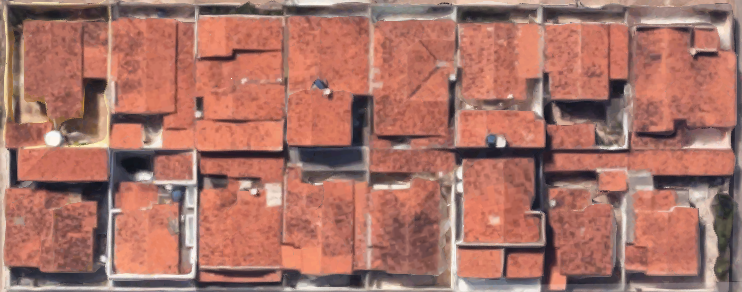
#> input picture dataset_satelite/africanos/01.png, 742 x 292 px
$ python segmentator.py ../dataset_satelite/africanos/01.png out.png 1.0 3 100
#> lines starting #> are read from the running program, lines starting #| are printed output that depends on the picture
import cv2
import os
import random
import numpy as np
from sys import argv
import pandas as pd

def saveHypothesisAsCSV(hypothesis, imgName):
	df = pd.DataFrame(hypothesis)
	df.to_csv(output_path + imgName + "_hypothesis.csv", sep=",", index=False)


input_img = argv[1]
output_path = argv[2]
sigma = float(argv[3])
k = int(argv[4])
min_size = int(argv[5])

image_name = os.path.basename(input_img)[1]

segmentator = cv2.ximgproc.segmentation.createGraphSegmentation(sigma=sigma, k=k, min_size=min_size)
src = cv2.imread(input_img)
#> src is the input picture: shape (292, 742, 3); mean B, G, R 102.5, 114.4, 169.2
segment = segmentator.processImage(src)
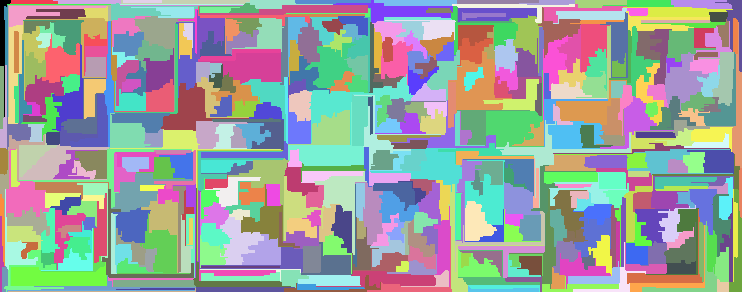
#> segment: shape (292, 742) int32; 497 distinct labels, from 0 to 496; one colour per label, 0 black
seg_image = np.zeros(src.shape, np.uint8)
regions_image = np.zeros(src.shape, np.uint8)

hypothesis = {}
hypothesis['top'] = []
hypothesis['bottom'] = []
hypothesis['left'] = []
hypothesis['right'] = []

for i in range(np.max(segment)):
	y, x = np.where(segment == i)

	top, bottom, left, right = min(y), max(y), min(x), max(x)
	hypothesis['top'].append(top)
	hypothesis['bottom'].append(bottom)
	hypothesis['left'].append(left)
	hypothesis['right'].append(right)

	cv2.rectangle(src, (left, bottom), (right, top), (0, 255, 0), 1)

	color = [random.randint(0, 255), random.randint(0, 255),random.randint(0, 255)]

	for xi, yi in zip(x, y):
		regions_image[yi, xi] = color
#> this loop made 496 passes
#> (top, bottom, left, right) on passes 1 to 3: (0, 116, 0, 10), (0, 3, 10, 57), (0, 3, 53, 120)
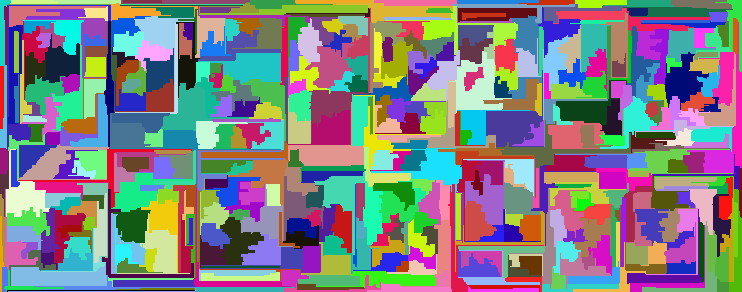
#> regions_image: shape (292, 742, 3); mean B, G, R 131.1, 127.8, 127.7
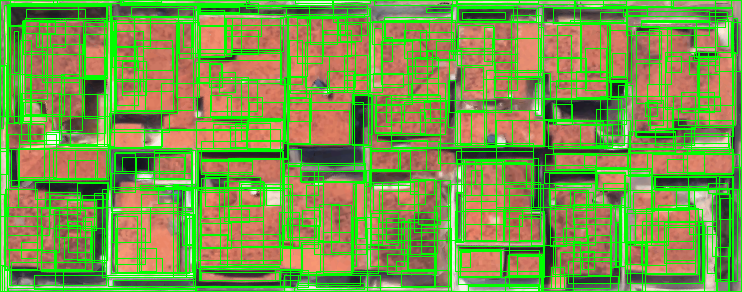
#> src: shape (292, 742, 3); mean B, G, R 72.5, 152.9, 122.1

if not os.path.isdir(output_path):
	os.mkdir(output_path)

cv2.imwrite(output_path + image_name + "_regions.png", regions_image)
cv2.imwrite(output_path + image_name + "_hypothesis.png", src)
saveHypothesisAsCSV(hypothesis, image_name)

$ run again, on dataset_satelite/africanos/04.png
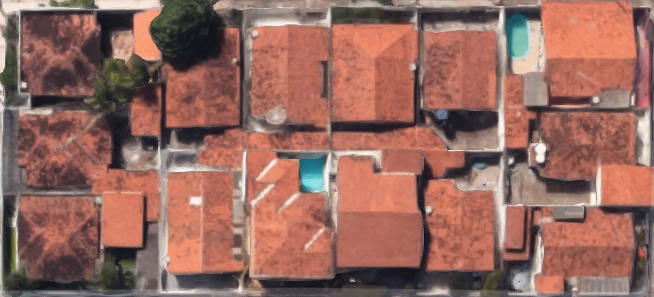
#> input picture dataset_satelite/africanos/04.png, 654 x 297 px
#> src is the input picture: shape (297, 654, 3); mean B, G, R 94.8, 104.7, 149.6
#> `segment = segmentator.processImage(src)`:
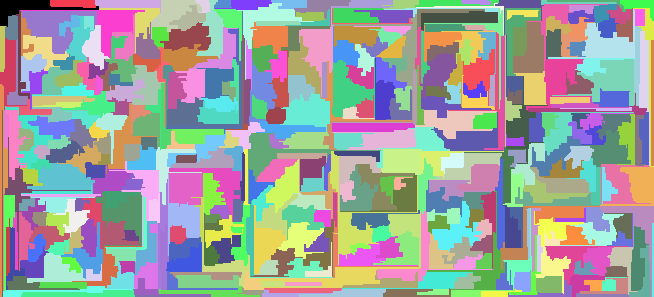
#> segment: shape (297, 654) int32; 443 distinct labels, from 0 to 442; one colour per label, 0 black
#> the loop `for i in range(np.max(segment)):` made 442 passes
#> (top, bottom, left, right) on passes 1 to 3: (0, 26, 0, 98), (0, 7, 50, 95), (0, 12, 95, 160)
#> after the loop `for i in range(np.max(segment)):`:
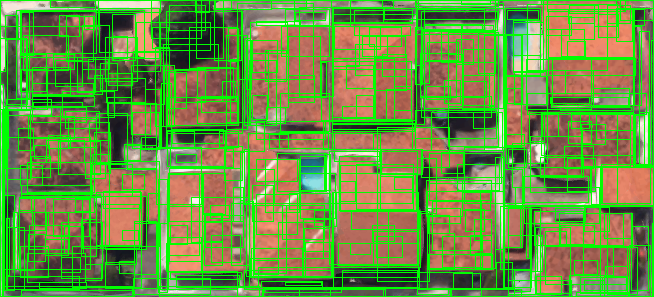
#> src: shape (297, 654, 3); mean B, G, R 68.2, 145.6, 109.3
